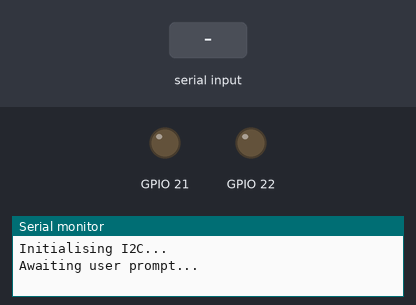
Recording of a sketch running on a simulated ESP32. Shown: output pins drawn as LEDs (lit = HIGH), the last lines printed to the serial monitor. The inputs (shaded band) are chosen by the test bench.

Above: at 1.8 s.
1.9 s: "g" received over Serial
At 2.5 s:
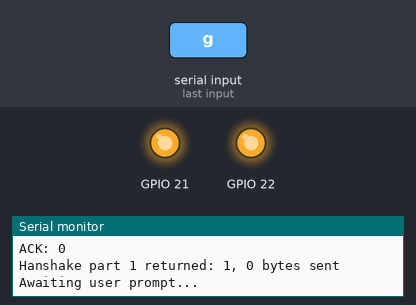
3.4 s: "g" received over Serial
At 4.9 s:
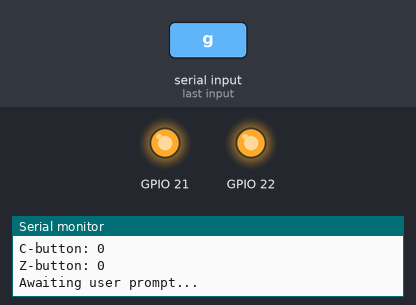
Timing chart, 0 to 6.4 s (numbered marks = the images above; inputs shaded):
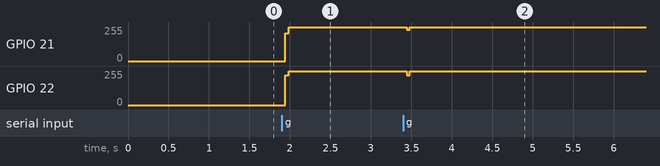

Measured:
- after the input at 1.9 s, GPIO 21, GPIO 22: 0/255 → 255/255 at once
- after the input at 3.4 s, GPIO 21: 255/255 → 235/255 at once, → 255/255 0.04 s later; GPIO 22: 255/255 → 223/255 at once, → 255/255 0.04 s later

The sketch:

nunchuck_soft_i2c.ino
```cpp
#include "i2c.h"
#include "nunchuck.h"

static unsigned char raw_buffer[6];

void setup() {
  Serial.begin(115200);
  vTaskDelay(pdMS_TO_TICKS(1000));

  /*
  my_bytes[0] = 0xC3;
  my_bytes[1] = 0xD3;
  my_bytes[2] = 0x1F;
  my_bytes[3] = 0x44;

  Serial.println("Initialising I2C...");
  i2c_init(12, 13);

  Serial.println("Beginning send...");
  I2CSendResult result = i2c_send(target_addr, my_bytes, 4);
  //vTaskDelay(pdMS_TO_TICKS(1000));

  Serial.print("Return code: ");
  Serial.println(result.return_code);
  Serial.print("Num bytes sent: ");
  Serial.println(result.num_sent);
  Serial.flush();
  */

  Serial.println("Initialising I2C...");
  i2c_init(22, 21);

  unsigned char handshake[2];
  handshake[0] = 0xf0;
  handshake[1] = 0x55;
  Serial.println("Awaiting user prompt...");
  while (!(Serial.read() == 'g')) {}
  Serial.println("Performing handshake...");
  I2CSendResult result = i2c_send(0xA4, handshake, 2);
  Serial.print("Hanshake part 1 returned: ");
  Serial.print(result.return_code);
  Serial.print(", ");
  Serial.print(result.num_sent);
  Serial.println(" bytes sent");

  /*
  unsigned char handshake[4];
  handshake[0] = 0xF0;
  handshake[1] = 0x55;
  handshake[2] = 0xFB;
  handshake[3] = 0x00;
  Serial.println("Awaiting user prompt...");
  while (!(Serial.read() == 'g')) {}
  Serial.println("Performing handshake...");
  I2CSendResult result = i2c_send(0xA4, handshake, 2);
  Serial.print("Hanshake part 1 returned: ");
  Serial.println(result.return_code);
  result = i2c_send(0xA4, handshake+2, 2);
  Serial.print("Hanshake part 2 returned: ");
  Serial.println(result.return_code);
  */

  //vTaskDelete(NULL);
}

void loop() {
  Serial.println("Awaiting user prompt...");
  while (!(Serial.read() == 'g')) {}

  Serial.println("Beginning request...");
  I2CRequestResult result = i2c_request(0xA5, raw_buffer, 6);
  //vTaskDelay(pdMS_TO_TICKS(1000));

  Serial.print("Return code: ");
  Serial.println(result.return_code);
  Serial.print("Num bytes received: ");
  Serial.println(result.num_received);

  /*
  for (int i = 0; i < 6; i++) {
    Serial.println(my_bytes[i]);
  }
  */

  struct NunchuckData data = parseNunchuckRaw(raw_buffer);
  Serial.print("Joystick X: ");
  Serial.println(data.joystick_x);
  Serial.print("Joystick Y: ");
  Serial.println(data.joystick_y);
  Serial.print("Accelerometer X: ");
  Serial.println(data.accelerometer_x);
  Serial.print("Accelerometer Y: ");
  Serial.println(data.accelerometer_y);
  Serial.print("Accelerometer Z: ");
  Serial.println(data.accelerometer_z);
  Serial.print("C-button: ");
  Serial.println(data.c_button);
  Serial.print("Z-button: ");
  Serial.println(data.z_button);
}
```

i2c.cpp
```cpp
#include "i2c.h"
#include "phy.h"

void i2c_init(int clock_pin, int data_pin) {
  phy_init(clock_pin, data_pin);
}

// Blocking send
struct I2CSendResult i2c_send(unsigned char address, unsigned char *bytes, size_t num) {
  phy_acquireLine();

  phy_clearBuf();
  phy_pushBytes(&address, 1);
  size_t num_try_send = phy_pushBytes(bytes, num);
  phy_beginSend(xTaskGetCurrentTaskHandle());
  ulTaskNotifyTake(pdTRUE, portMAX_DELAY);

  int return_code = phy_getReturnCode();
  size_t num_bytes_sent = phy_getNumBytesCounted();

  phy_releaseLine();

  return {return_code, num_bytes_sent};
}

// Blocking request
struct I2CRequestResult i2c_request(unsigned char address, unsigned char *dest, size_t num) {
  phy_acquireLine();

  phy_clearBuf();
  phy_pushBytes(&address, 1);
  phy_beginRequest(xTaskGetCurrentTaskHandle(), num);
  ulTaskNotifyTake(pdTRUE, portMAX_DELAY);

  int return_code = phy_getReturnCode();
  size_t num_bytes_received = phy_getNumBytesCounted();

  phy_getRequestedData(dest);

  phy_releaseLine();

  return {return_code, num_bytes_received};
}
```

i2c.h
```cpp
#ifndef I2C_HEADER
#define I2C_HEADER

#include <cstddef>

struct I2CSendResult {
  int return_code;
  size_t num_sent;
};

struct I2CRequestResult {
  int return_code;
  size_t num_received;
};

void i2c_init(int clock_pin, int data_pin);

// Blocking send
struct I2CSendResult i2c_send(unsigned char address, unsigned char *bytes, size_t num);

// Blocking request
struct I2CRequestResult i2c_request(unsigned char address, unsigned char *dest, size_t num);

#endif // I2C_HEADER
```

nunchuck.cpp
```cpp
#include "nunchuck.h"

struct NunchuckData parseNunchuckRaw(unsigned char *raw) {
  struct NunchuckData data;

  data.joystick_x = raw[0];
  data.joystick_y = raw[1];
  data.accelerometer_x = ((unsigned short) raw[2]) << 2 | ((raw[5] & 0b00001100) >> 2);
  data.accelerometer_y = ((unsigned short) raw[3]) << 2 | ((raw[5] & 0b00110000) >> 4);
  data.accelerometer_z = ((unsigned short) raw[4]) << 2 | ((raw[5] & 0b11000000) >> 6);
  data.c_button = (raw[5] & 0b00000010) >> 1;
  data.z_button = raw[5] & 0b0000001;

  return data;
}
```

nunchuck.h
```cpp
#ifndef NUNCHUCK_HEADER
#define NUNCHUCK_HEADER

struct NunchuckData {
  unsigned char joystick_x;
  unsigned char joystick_y;
  unsigned short accelerometer_x;
  unsigned short accelerometer_y;
  unsigned short accelerometer_z;
  unsigned char c_button;
  unsigned char z_button;
};

struct NunchuckData parseNunchuckRaw(unsigned char *raw);

#endif // NUNCHUCK_HEADER
```

phy.cpp
```cpp
#include "phy.h"

static SemaphoreHandle_t phy_mutex;

static hw_timer_t *phy_hw_timer = NULL;
static int phy_return_code;
static TaskHandle_t phy_owner_task_handle;

#define PHY_BYTES_BUF_SIZE 1024
static unsigned char phy_bytes_buf [PHY_BYTES_BUF_SIZE];
static size_t phy_bytes_buf_len;

// 100KHz Clock
#define PHY_CLOCK_FREQUENCY 100000
#define PHY_CLOCK_SLOWDOWN 100

//#define PHY_IGNORE_NACK

static int phy_data_pin;
static int phy_clock_pin;

static int phy_clock;

typedef enum {
  REQUESTING,
  SENDING
} PhyI2CMode;

typedef enum {
  START_0,
  START_1,
  START_2,
  START_3,
  PUSH_BIT,
  WAIT_LISTEN_ACK_0,
  WAIT_LISTEN_ACK_1,
  LISTEN_ACK,
  READ_BIT,
  TRY_SEND_ACK,
  SENT_ACK,
  STOP_0,
  STOP_1,
  STOP_2
} PhyI2CState;

static PhyI2CMode phy_mode;
static size_t phy_num_bytes_requested;
static PhyI2CState phy_state;
static int phy_next_bit;
static int phy_next_byte;

static void dataLow() {
  digitalWrite(phy_data_pin, 0);
}

static void dataHigh() {
  digitalWrite(phy_data_pin, 1);
}

static int dataRead() {
  return digitalRead(phy_data_pin);
}

static void clockLow() {
  phy_clock = 0;
  digitalWrite(phy_clock_pin, phy_clock);
}

static void clockHigh() {
  phy_clock = 1;
  digitalWrite(phy_clock_pin, phy_clock);
}

static void clockToggle() {
  phy_clock ^= 1;
  digitalWrite(phy_clock_pin, phy_clock);
}

static void IRAM_ATTR halftick() {

  /*
  Serial.print("Tick ");
  if (phy_clock == 0) Serial.print("/\\");
  if (phy_clock == 1) Serial.print("\\/");
  Serial.print(" : ");

  switch (phy_state) {
    case START_0:
      Serial.print("START_0");
      break;

    case START_1:
      Serial.print("START_1");
      break;

    case START_2:
      Serial.print("START_2");
      break;

    case START_3:
      Serial.print("START_3");
      break;

    case PUSH_BIT:
      Serial.print("PUSH_BIT");
      Serial.print(" ");
      Serial.print(phy_bytes_buf_len);
      Serial.print(" ");
      Serial.print(phy_next_byte);
      break;

    case WAIT_LISTEN_ACK:
      Serial.print("WAIT_LISTEN_ACK");
      break;

    case LISTEN_ACK:
      Serial.print("LISTEN_ACK");
      break;

    case READ_BIT:
      Serial.print("READ_BIT");
      break;

    case TRY_SEND_ACK:
      Serial.print("TRY_SEND_ACK");
      break;

    case SENT_ACK:
      Serial.print("SENT_ACK");
      break;

    case STOP_0:
      Serial.print("STOP_0");
      break;

    case STOP_1:
      Serial.print("STOP_1");
      break;

    case STOP_2:
      Serial.print("STOP_2");
      break;
  }
  Serial.println();
  Serial.flush();
  */


  // State machine, driven by hardware timer

  switch (phy_state) {
    case START_0:
      dataLow();
      phy_state = START_1;
      break;

    case START_1:
      phy_state = START_2;
      break;

    case START_2:
      clockLow();
      phy_state = START_3;
      break;

    case START_3:
      clockHigh();
      phy_state = PUSH_BIT;
      phy_next_bit = 7;
      phy_next_byte = 0;
      break;

    case PUSH_BIT:


      if (phy_clock == 1) {
        // Will be falling edge; push bit
        unsigned char byte = phy_bytes_buf[phy_next_byte];
        int bit = (byte >> phy_next_bit) & 1;
        if (bit == 0) {
          dataLow();
          //Serial.println("PUSH 0");
        } else {
          dataHigh();
          //Serial.println("PUSH 1");
        }
        phy_next_bit--;

      } else {
        // Rising edge
        if (phy_next_bit == -1) {
          // We've pushed a byte, so now listen for the ACK
          phy_next_bit = 7;
          phy_next_byte++;
          phy_state = WAIT_LISTEN_ACK_0;
        }
      }

      clockToggle();
      break;

    case WAIT_LISTEN_ACK_0:
      // The falling edge at the beginning of the ACK cycle
      clockToggle();
      pinMode(phy_data_pin, INPUT_PULLUP);
      phy_state = WAIT_LISTEN_ACK_1;
      break;

    case WAIT_LISTEN_ACK_1:
      // The rising edge during the ACK cycle
      clockToggle();
      if (phy_clock == 0) phy_state = LISTEN_ACK;
      break;

    case LISTEN_ACK: {

      // Just after the ACK cycle; check for the ACK
      int read = dataRead();
      int ack = read == 1 ? 0 : 1;
      Serial.print("READ: ");
      Serial.println(read);
      Serial.print("ACK: ");
      Serial.println(ack);

      #ifndef PHY_IGNORE_NACK
      if (!ack) {
        // Terminate with NACK error
        phy_return_code = 1;
        phy_state = STOP_0;
        break;
      }
      #endif

      if (phy_mode == SENDING) {
        if (phy_next_byte == phy_bytes_buf_len) {
          // We've pushed all the bytes, so terminate
          phy_return_code = 0;
          phy_state = STOP_0;
        } else {
          // Push next byte
          phy_state = PUSH_BIT;
          pinMode(phy_data_pin, OUTPUT);
        }
      } else {
        phy_state = READ_BIT;
      }
      clockToggle();
      break;
    }

    case READ_BIT:
      if (phy_clock == 0) {
        // Falling edge; read bit
        int bit = dataRead();
        if (bit) {
          phy_bytes_buf[phy_next_byte] |= 1 << phy_next_bit;
        } else {
          phy_bytes_buf[phy_next_byte] &= !(1 << phy_next_bit);
        }
        phy_next_bit--;

        if (phy_next_bit == -1) {
          // We've received a byte, so now send an ACK if we can accept more
          phy_next_bit = 7;
          phy_next_byte++;
          phy_state = TRY_SEND_ACK;
          pinMode(phy_data_pin, OUTPUT);
        }
      }
      clockToggle();

      break;

    case TRY_SEND_ACK:
      if (phy_next_byte == phy_num_bytes_requested+1 || phy_next_byte == PHY_BYTES_BUF_SIZE) {
        // Received all requested bytes or buffer is full, so send NACK to signal sender to stop
        dataHigh();
        // Terminate with appropriate error code
        phy_return_code = phy_next_byte == phy_num_bytes_requested+1 ? 0 : 2;
        phy_state = STOP_0;
      } else {
        // Send ACK
        dataLow();
        phy_state = SENT_ACK;
      }
      clockToggle();
      break;

    case SENT_ACK:
      clockToggle();
      phy_state = READ_BIT;
      pinMode(phy_data_pin, INPUT_PULLUP);
      break;

    case STOP_0:
      clockHigh();
      pinMode(phy_data_pin, OUTPUT);
      phy_state = STOP_1;
      break;

    case STOP_1:
      phy_state = STOP_2;
      break;

    case STOP_2:
      dataHigh();

      // Delete driving hardware timer
      timerEnd(phy_hw_timer);
      // Notify owning task
      BaseType_t xHigherPriorityTaskWasWoken = pdFALSE;
      vTaskNotifyGiveFromISR(phy_owner_task_handle, &xHigherPriorityTaskWasWoken);
      portYIELD_FROM_ISR(xHigherPriorityTaskWasWoken);

      break;
  }
}


// public

void phy_clearBuf() {
  phy_bytes_buf_len = 0;
}

void phy_init(int clock_pin, int data_pin) {
  phy_mutex = xSemaphoreCreateMutex();

  phy_clock_pin = clock_pin;
  phy_data_pin = data_pin;

  pinMode(phy_clock_pin, OUTPUT);
  pinMode(phy_data_pin, OUTPUT);
  //!!!

  phy_clearBuf();
}

void phy_acquireLine() {
  xSemaphoreTake(phy_mutex, portMAX_DELAY);
}

void phy_releaseLine() {
  xSemaphoreGive(phy_mutex);
}

int phy_pushBytes(unsigned char *bytes, size_t num) {
  size_t i = 0;
  while (i < num && phy_bytes_buf_len < PHY_BYTES_BUF_SIZE) {
    phy_bytes_buf[phy_bytes_buf_len] = bytes[i];
    phy_bytes_buf_len++;
    i++;
  }
  return i;
}

int phy_beginSend(TaskHandle_t owner_task_handle) {
  phy_owner_task_handle = owner_task_handle;
  phy_return_code = -1;

  phy_state = START_0;
  phy_mode = SENDING;

  dataHigh();
  clockHigh();

  phy_hw_timer = timerBegin(2*PHY_CLOCK_FREQUENCY);  // Tick at rate of 2MHz
  if (phy_hw_timer == NULL) {
    Serial.println("Failed to create timer");
    return 1;
  }
  Serial.println("Created timer");

  timerAttachInterrupt(phy_hw_timer, &halftick);
  timerAlarm(phy_hw_timer, PHY_CLOCK_SLOWDOWN, true, 0);  // timer, alarm goes off once counter hits 1 tick, then it resets (autoreloads) counter to 0
  Serial.println("Set timer alarm");

  return 0;
}

int phy_beginRequest(TaskHandle_t owner_task_handle, size_t num_bytes_requested) {
  phy_owner_task_handle = owner_task_handle;
  phy_return_code = -1;

  phy_state = START_0;
  phy_mode = REQUESTING;
  phy_num_bytes_requested = num_bytes_requested;

  dataHigh();
  clockHigh();

  phy_hw_timer = timerBegin(2*PHY_CLOCK_FREQUENCY);  // Tick at rate of 2MHz
  if (phy_hw_timer == NULL) {
    Serial.println("Failed to create timer");
    return 1;
  }
  Serial.println("Created timer");

  timerAttachInterrupt(phy_hw_timer, &halftick);
  timerAlarm(phy_hw_timer, PHY_CLOCK_SLOWDOWN, true, 0);  // timer, alarm goes off once counter hits 1 tick, then it resets (autoreloads) counter to 0
  Serial.println("Set timer alarm");

  return 0;
}

int phy_getReturnCode() {
  return phy_return_code;
}

int phy_getNumBytesCounted() {
  return phy_next_byte - 1;
}

int phy_getRequestedData(unsigned char *dest) {
  int num_bytes_received = phy_next_byte - 1;
  for (int i = 0; i < num_bytes_received; i++) {
    dest[i] = phy_bytes_buf[i+1];
  }
  return num_bytes_received;
}
```

phy.h
```cpp
#ifndef PHY_HEADER
#define PHY_HEADER

#include "Arduino.h"

/*
typedef enum {
  REQUESTING,
  SENDING
} PhyI2CMode;

typedef enum {
  START_0,
  START_1,
  START_2,
  START_3,
  PUSH_BIT,
  WAIT_LISTEN_ACK_0,
  WAIT_LISTEN_ACK_1,
  LISTEN_ACK,
  READ_BIT,
  TRY_SEND_ACK,
  SENT_ACK,
  STOP_0,
  STOP_1,
  STOP_2
} PhyI2CState;

void dataLow();
void dataHigh();
int dataRead();

void clockLow();
void clockHigh();
void clockToggle();

void IRAM_ATTR halftick();
*/

void phy_clearBuf();

void phy_init(int clock_pin, int data_pin);

void phy_acquireLine();

void phy_releaseLine();

int phy_pushBytes(unsigned char *bytes, size_t num);

int phy_beginSend(TaskHandle_t owner_task_handle);

int phy_beginRequest(TaskHandle_t owner_task_handle, size_t num_bytes_requested);

int phy_getReturnCode();

int phy_getNumBytesCounted();

int phy_getRequestedData(unsigned char *dest);

#endif // PHY_HEADER
```
